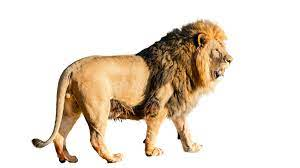
#> input picture lion.jpg, 300 x 168 px
$ python pen_sketch.py
#> lines starting #> are read from the running program, lines starting #| are printed output that depends on the picture
import cv2 # imorted necessary Libraray

img = cv2.imread("lion.jpg") # Loding the required image
#> img is the input picture: shape (168, 300, 3); mean B, G, R 207, 219.9, 230.9
cv2.imshow("Lion",img) #Showing the image
cv2.waitKey(0)

gry_img=cv2.cvtColor(img,cv2.COLOR_BGR2GRAY) # Converting the image into gray
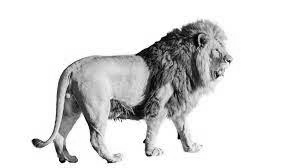
#> gry_img: shape (168, 300); min 0, max 255, mean 221.7
cv2.imshow("Different Loin",gry_img) # Showing the Gray image
cv2.waitKey(0)

inverted_img = 255 - gry_img # converting the gray image into inverted
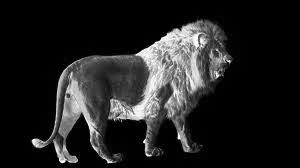
#> inverted_img: shape (168, 300); min 0, max 255, mean 33.3
cv2.imshow("Inverted", inverted_img)# Showing the inverted image
cv2.waitKey(0)

blur = cv2.GaussianBlur(inverted_img,(21,21),0) # converting the image into blur using Gaussian Function
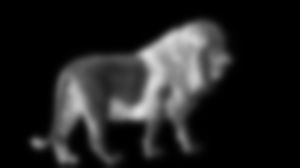
#> blur: shape (168, 300); min 0, max 222, mean 33.3
inv_blur = 255 - blur
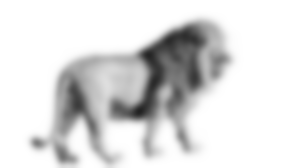
#> inv_blur: shape (168, 300); min 33, max 255, mean 221.7
pen_sketch = cv2.divide(gry_img,inv_blur,scale=255.0) # At last making the pencil Sketch...
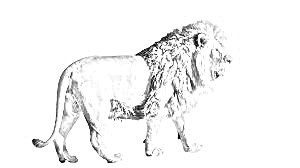
#> pen_sketch: shape (168, 300); min 0, max 255, mean 244.2
cv2.imshow("Pencil Sketch",pen_sketch)
cv2.waitKey(0)
